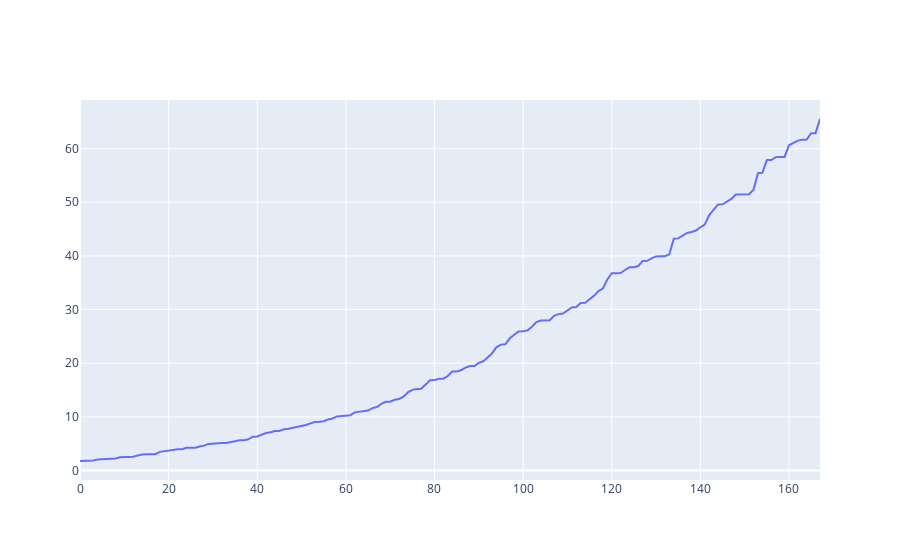

Notebook source saved alongside this figure:
### Code cell
fig = go.Figure()
fig.add_trace(
    go.Scatter(x=list(range(0, example_one_spike.shape[0])), y=list(example_one_spike.flatten()), mode='lines', name='example_spike')
)
fig.show()

### Figure 1 — Plotly figure (JSON) as saved in the notebook; plotly's stock layout.template omitted (floating-point values rounded to 4 significant figures; data arrays with more than 128 entries replaced by an {"elided": "..."} marker saying what was removed)
{"data": [{"mode": "lines", "name": "example_spike", "type": "scatter", "x": {"elided": "168 int values"}, "y": {"elided": "168 float values"}}], "layout": {}}
